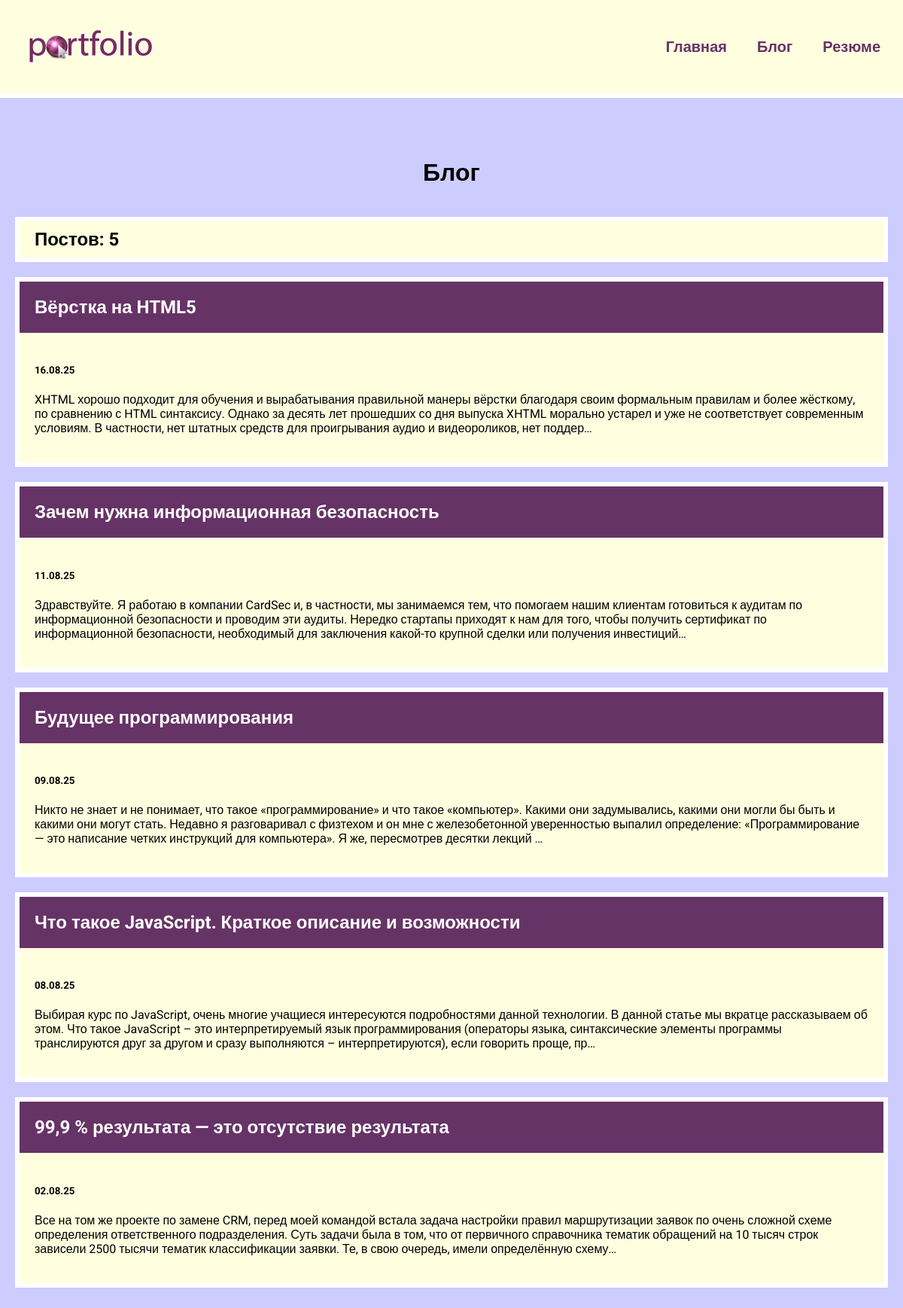
Screenshot of /blog/ with the database file from the repository.
### blog/models.py (models this page shows, shortened)
class Blog(models.Model):
    title = models.CharField(max_length=200)
    description = models.TextField()
    date = models.DateField()

### blog/views.py (the view)
# urls.py: path('', views.blogs, name='blogs'),
def blogs(request):
    blogs = Blog.objects.order_by('-date')
    return render(request, 'blog/blogs.html', {'blogs':blogs})

### blog/templates/blog/blogs.html
{% extends 'skills/base.html' %}
{% block content %}
<h1>Блог</h1>
<h2 class="count">Постов: {{ blogs.count }}</h2>
{% for blog in blogs %}
<div class="element">
    <h2 class="top"> <a href="{% url 'detail' blog.id %}">  {{ blog.title }} </a></h2>
    <div class="blog_text">
        <h5>{{ blog.date|date:'d.m.y' }}</h5>
        <p>{{ blog.description|striptags|truncatechars:360 }}</p>
    </div>
</div>
{% endfor %}
{% endblock %}

### skills/static/css/style.css (style rules this page uses)
body { font-family: "Roboto", sans-serif; padding: 0; margin: 0; background: #CCCCFF; }
.element { flex-basis: 360px; }
.element, .count { background: lightyellow; border: 6px solid white; margin: 20px 0; }
.content h1 { text-align: center; margin: 60px 0 40px; }
.top { background: #663366; margin: 0; }
.top a { color: white; text-decoration: none; padding: 20px; display: block; }
.blog_text { padding: 20px; box-sizing: border-box; }
.count { padding: 10px 20px; box-sizing: border-box; }

### rows the page displays
Blog: title "Вёрстка на HTML5", date "16.08.25", description "XHTML хорошо подходит для обучения и вырабатывания правильной манеры вёрстки благодаря своим формальным правилам и более жёсткому, по сравнению с HTML синтаксису. Однако за десять лет прошедших со дня выпуска XHTML морально устарел и уже не соответствует современным условиям. В частности, нет штатных средств для проигрывания аудио и видеороликов, нет поддер…"
Blog: title "Зачем нужна информационная безопасность", date "11.08.25", description "Здравствуйте. Я работаю в компании CardSec и, в частности, мы занимаемся тем, что помогаем нашим клиентам готовиться к аудитам по информационной безопасности и проводим эти аудиты. Нередко стартапы приходят к нам для того, чтобы получить сертификат по информационной безопасности, необходимый для заключения какой-то крупной сделки или получения инвестиций…"
Blog: title "Будущее программирования", date "09.08.25", description "Никто не знает и не понимает, что такое «программирование» и что такое «компьютер». Какими они задумывались, какими они могли бы быть и какими они могут стать. Недавно я разговаривал с физтехом и он мне с железобетонной уверенностью выпалил определение: «Программирование — это написание четких инструкций для компьютера». Я же, пересмотрев десятки лекций …"
Blog: title "Что такое JavaScript. Краткое описание и возможности", date "08.08.25", description "Выбирая курс по JavaScript, очень многие учащиеся интересуются подробностями данной технологии. В данной статье мы вкратце рассказываем об этом. Что такое JavaScript – это интерпретируемый язык программирования (операторы языка, синтаксические элементы программы транслируются друг за другом и сразу выполняются – интерпретируются), если говорить проще, пр…"
Blog: title "99,9 % результата — это отсутствие результата", date "02.08.25", description "Все на том же проекте по замене CRM, перед моей командой встала задача настройки правил маршрутизации заявок по очень сложной схеме определения ответственного подразделения. Суть задачи была в том, что от первичного справочника тематик обращений на 10 тысяч строк зависели 2500 тысячи тематик классификации заявки. Те, в свою очередь, имели определённую схему…"

### other values shown
{{ blogs.count }} "5"
